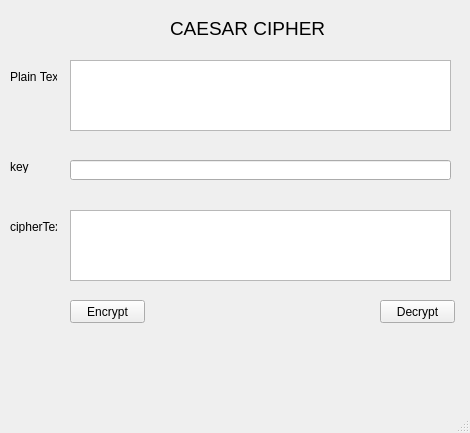
<?xml version="1.0" encoding="UTF-8"?>
<ui version="4.0">
 <class>MainWindow</class>
 <widget class="QMainWindow" name="MainWindow">
  <property name="geometry">
   <rect>
    <x>0</x>
    <y>0</y>
    <width>470</width>
    <height>433</height>
   </rect>
  </property>
  <property name="windowTitle">
   <string>MainWindow</string>
  </property>
  <widget class="QWidget" name="centralwidget">
   <widget class="QTextEdit" name="txt_plain_text">
    <property name="geometry">
     <rect>
      <x>70</x>
      <y>60</y>
      <width>381</width>
      <height>71</height>
     </rect>
    </property>
   </widget>
   <widget class="QLabel" name="label">
    <property name="geometry">
     <rect>
      <x>170</x>
      <y>20</y>
      <width>161</width>
      <height>16</height>
     </rect>
    </property>
    <property name="font">
     <font>
      <pointsize>14</pointsize>
     </font>
    </property>
    <property name="text">
     <string>CAESAR CIPHER</string>
    </property>
   </widget>
   <widget class="QLineEdit" name="txt_key">
    <property name="geometry">
     <rect>
      <x>70</x>
      <y>160</y>
      <width>381</width>
      <height>20</height>
     </rect>
    </property>
   </widget>
   <widget class="QTextEdit" name="txt_cipher_text">
    <property name="geometry">
     <rect>
      <x>70</x>
      <y>210</y>
      <width>381</width>
      <height>71</height>
     </rect>
    </property>
   </widget>
   <widget class="QPushButton" name="btn_encrypt">
    <property name="geometry">
     <rect>
      <x>70</x>
      <y>300</y>
      <width>75</width>
      <height>23</height>
     </rect>
    </property>
    <property name="text">
     <string>Encrypt</string>
    </property>
   </widget>
   <widget class="QPushButton" name="btn_decrypt">
    <property name="geometry">
     <rect>
      <x>380</x>
      <y>300</y>
      <width>75</width>
      <height>23</height>
     </rect>
    </property>
    <property name="text">
     <string>Decrypt</string>
    </property>
   </widget>
   <widget class="QLabel" name="label_2">
    <property name="geometry">
     <rect>
      <x>10</x>
      <y>70</y>
      <width>47</width>
      <height>13</height>
     </rect>
    </property>
    <property name="text">
     <string>Plain Text</string>
    </property>
   </widget>
   <widget class="QLabel" name="label_3">
    <property name="geometry">
     <rect>
      <x>10</x>
      <y>160</y>
      <width>47</width>
      <height>13</height>
     </rect>
    </property>
    <property name="text">
     <string>key</string>
    </property>
   </widget>
   <widget class="QLabel" name="label_4">
    <property name="geometry">
     <rect>
      <x>10</x>
      <y>220</y>
      <width>47</width>
      <height>13</height>
     </rect>
    </property>
    <property name="text">
     <string>cipherText</string>
    </property>
   </widget>
  </widget>
  <widget class="QMenuBar" name="menubar">
   <property name="geometry">
    <rect>
     <x>0</x>
     <y>0</y>
     <width>470</width>
     <height>21</height>
    </rect>
   </property>
  </widget>
  <widget class="QStatusBar" name="statusbar"/>
 </widget>
 <resources/>
 <connections/>
</ui>
